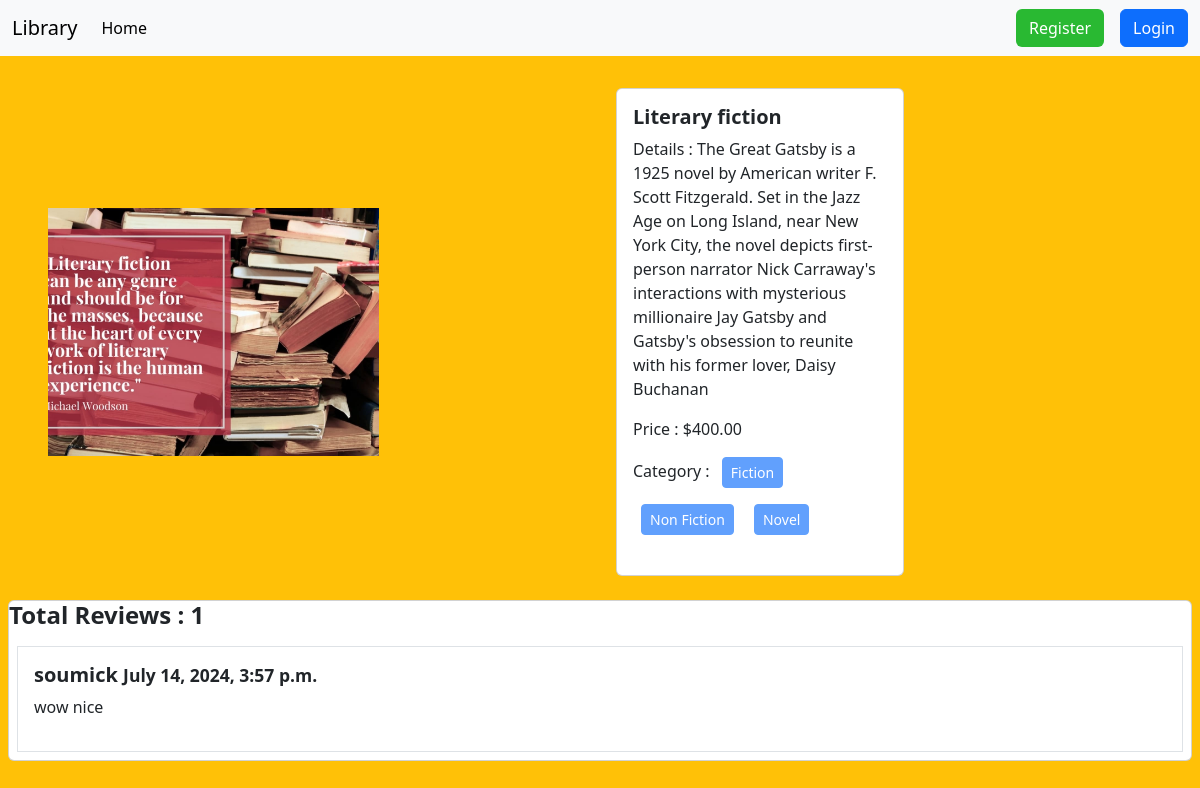
Screenshot of /book/details/1/ with the database file from the repository.
### book/models.py (models this page shows, shortened)
class BookModel(models.Model):
    title = models.CharField(max_length=100)
    description = models.TextField()
    image = models.ImageField(upload_to='./book./media./uploads./')
    borrowing_price = models.DecimalField(max_digits=10, decimal_places=2)
    categories = models.ManyToManyField(CategoryBooks)

class Comment(models.Model):
    book = models.ForeignKey(BookModel, on_delete=models.CASCADE,related_name='comments')
    user = models.ForeignKey(User, on_delete=models.CASCADE)
    text = models.TextField()
    created_at = models.DateTimeField(auto_now_add=True)

### category/models.py (models this page shows, shortened)
class CategoryBooks(models.Model):
    name = models.CharField(max_length=100)
    slug = models.SlugField(max_length=100)

### book/views.py (the view)
# urls.py: path('details/<int:id>/', views.DetailPostView, name='detail_book'),
def DetailPostView(request, id):
    book = BookModel.objects.get(pk=id)
    comments = models.Comment.objects.filter(book=book)
    borrow_book = False
    if request.user.is_authenticated:
        borrow_book = BorrowBook.objects.filter(user=request.user, book=book).exists()
    if request.method == 'POST' and borrow_book:
        form = forms.CommentForm(data=request.POST)
        if form.is_valid():
            comment = form.save(commit=False)
            comment.user = request.user
            comment.book = book
            comment.save()
            return redirect('detail_book', id)
    else:
        form = forms.CommentForm()
    return render(request, 'book_details.html', {'book': book,'borrowed': borrow_book,'comment_form': form, 'comments': comments})

### book/templates/book_details.html (shortened to what this page needs)
{% extends 'base.html' %}
{% load crispy_forms_tags %}
{% load static %}
{% block content %}
<div class="col-12 d-flex flex-wrap  px-5 pt-3 align-items-center">
    <div class="col-6">
        <img src="{{book.image.url}}" style="width: 60%;" alt="">
    </div>
    <div class="col-6">
        <div class="card d-flex flex-wrap m-3" style="width: 18rem;">
            <div class="card-body">
                <h5 class="card-title" style="font-weight: bold;">{{book.title}}</h5>
                <p class="card-text">Details : {{book.description}}</p>
                <p class="card-title">Price : ${{book.borrowing_price}}</p>
                <p>
                    Category : {% for cat in book.categories.all %}
                    <button class="btn btn-primary btn-sm m-2" disabled> {{cat.name}} </button>
                    {% endfor %}
                </p>
            </div>
        </div>
    </div>
</div>
<div class="card m-2">
    <h4 style="font-weight: bold;padding: 3;">Total Reviews : {{comments|length}}</h4>
    {% for comment in comments %}
    <div class="card-body border m-2">
        <h5 style="font-weight: bold;">{{comment.user.username}}  <small>{{comment.created_at}}</small> </h5>
        <p>{{comment.text}}</p>
    </div>
    {% endfor %}
</div>
{% endblock %}

### rows the page displays
BookModel: image (picture), title "Literary fiction", description "The Great Gatsby is a 1925 novel by American writer F. Scott Fitzgerald. Set in the Jazz Age on Long Island, near New York City, the novel depicts first-person narrator Nick Carraway's interactions with mysterious millionaire Jay Gatsby and Gatsby's obsession to reunite with his former lover, Daisy Buchanan", borrowing_price "400.00"
CategoryBooks: name "Fiction"
CategoryBooks: name "Non Fiction"
CategoryBooks: name "Novel"
Comment: user.username "soumick", created_at "July 14, 2024, 3:57 p.m.", text "wow nice"

### other values shown
{{ comments|length }} "1"
